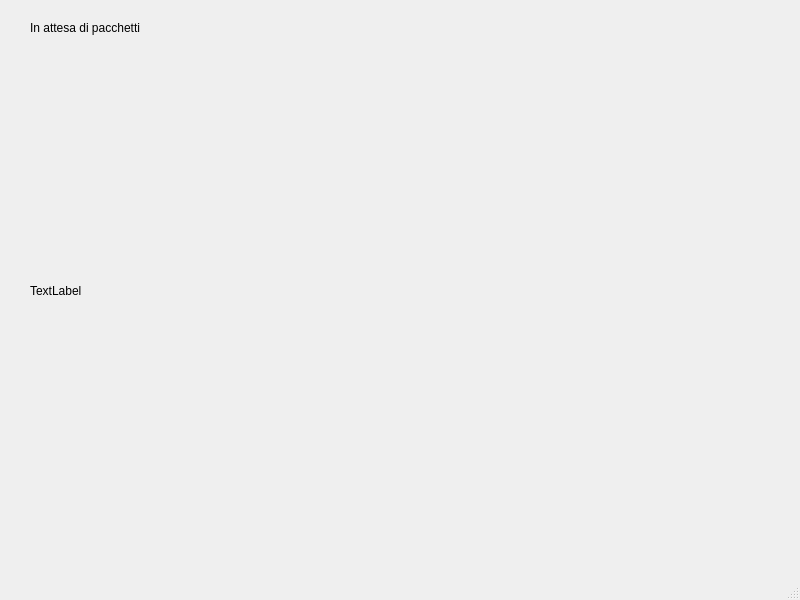
<?xml version="1.0" encoding="UTF-8"?>
<ui version="4.0">
 <class>MainWindow</class>
 <widget class="QMainWindow" name="MainWindow">
  <property name="geometry">
   <rect>
    <x>0</x>
    <y>0</y>
    <width>800</width>
    <height>600</height>
   </rect>
  </property>
  <property name="windowTitle">
   <string>MainWindow</string>
  </property>
  <widget class="QWidget" name="centralwidget">
   <widget class="QLabel" name="label">
    <property name="geometry">
     <rect>
      <x>30</x>
      <y>20</y>
      <width>371</width>
      <height>16</height>
     </rect>
    </property>
    <property name="text">
     <string>In attesa di pacchetti</string>
    </property>
   </widget>
   <widget class="QLabel" name="imageLabel">
    <property name="geometry">
     <rect>
      <x>30</x>
      <y>50</y>
      <width>581</width>
      <height>481</height>
     </rect>
    </property>
    <property name="text">
     <string>TextLabel</string>
    </property>
   </widget>
  </widget>
  <widget class="QMenuBar" name="menubar">
   <property name="geometry">
    <rect>
     <x>0</x>
     <y>0</y>
     <width>800</width>
     <height>21</height>
    </rect>
   </property>
  </widget>
  <widget class="QStatusBar" name="statusbar"/>
 </widget>
 <resources/>
 <connections/>
</ui>
